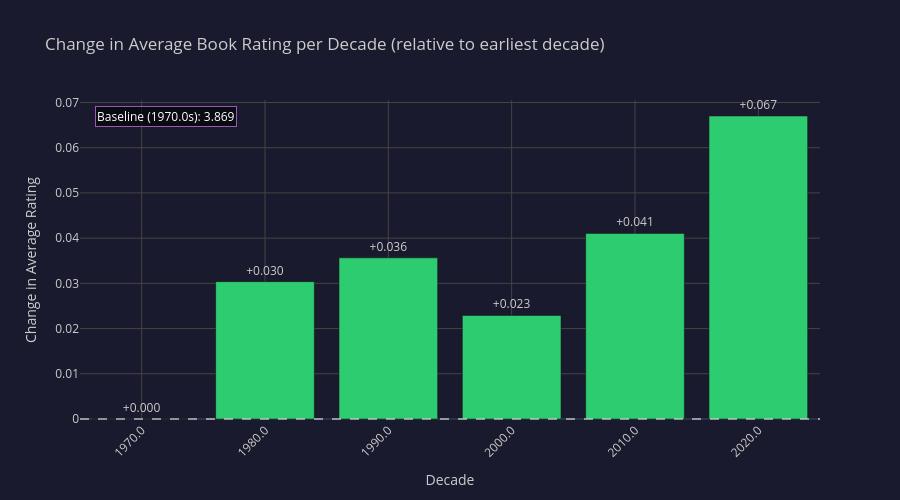

Notebook code cell kept with this figure:
### Code cell
fig4.show()

### Figure 1 — Plotly figure (JSON) as saved in the notebook; plotly's stock layout.template omitted (floating-point values rounded to 4 significant figures)
{"data": [{"customdata": [3.869, 3.899, 3.904, 3.892, 3.91, 3.936], "hovertemplate": "Decade: %{x}<br>Change: %{y:+.3f}<br>Avg rating: %{customdata:.3f}<extra></extra>", "marker": {"color": ["#2ecc71", "#2ecc71", "#2ecc71", "#2ecc71", "#2ecc71", "#2ecc71"]}, "name": "Change from baseline", "text": ["+0.000", "+0.030", "+0.036", "+0.023", "+0.041", "+0.067"], "textposition": "outside", "x": ["1970.0", "1980.0", "1990.0", "2000.0", "2010.0", "2020.0"], "y": [0.0, 0.03038, 0.03564, 0.0229, 0.04105, 0.06701], "type": "bar"}], "layout": {"shapes": [{"line": {"color": "white", "dash": "dash"}, "opacity": 0.5, "type": "line", "x0": 0, "x1": 1, "xref": "x domain", "y0": 0, "y1": 0, "yref": "y"}], "annotations": [{"bgcolor": "rgba(0,0,0,0.6)", "bordercolor": "#9b59b6", "borderwidth": 1, "font": {"color": "white", "size": 12}, "showarrow": false, "text": "Baseline (1970.0s): 3.869", "x": 0.02, "xref": "paper", "y": 0.98, "yref": "paper"}], "font": {"color": "#ccc"}, "xaxis": {"title": {"text": "Decade"}, "tickangle": -45, "gridcolor": "#444"}, "yaxis": {"title": {"text": "Change in Average Rating"}, "gridcolor": "#444"}, "title": {"text": "Change in Average Book Rating per Decade (relative to earliest decade)"}, "paper_bgcolor": "#1a1a2e", "plot_bgcolor": "#1a1a2e", "height": 500}}
